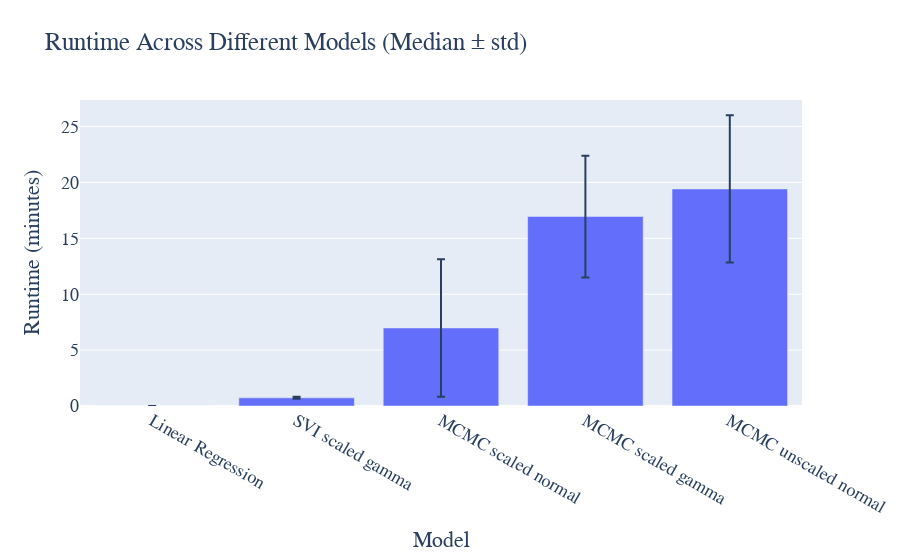

This figure's notebook cell:
### Code cell
import plotly.graph_objects as go
models = grouped_runtime_df['model']

fig = go.Figure(data=[
    go.Bar(x=models, 
           y=np.round(grouped_runtime_df['value']['median']/60.0, 2), 
           error_y={"array":np.round(grouped_runtime_df['value']['std']/60.0, 2)})
])
# Change the bar mode
fig.update_layout(barmode='group', 
                  title_text="Runtime Across Different Models (Median ± std)",#'Runtime Comparison across Different Models',
                  xaxis_title="Model",
                  yaxis_title="Runtime (minutes)",
                  font=dict(
                      family="Courier New, monospace",
                      size=18)
                 )
fig.write_html('images/runtimes.html')
fig.write_image("images/runtimes.png", engine="kaleido", width=1000, scale=2)
fig.show()

### Figure 1 — Plotly figure (JSON) as saved in the notebook; plotly's stock layout.template omitted (floating-point values rounded to 4 significant figures)
{"data": [{"error_y": {"array": [0, 0.09, 6.15, 5.45, 6.59]}, "type": "bar", "x": ["Linear Regression", "SVI scaled gamma", "MCMC scaled normal", "MCMC scaled gamma", "MCMC unscaled normal"], "y": [0, 0.73, 6.98, 16.95, 19.42]}], "layout": {"barmode": "group", "font": {"family": "Courier New, monospace", "size": 18}, "title": {"text": "Runtime Across Different Models (Median ± std)"}, "xaxis": {"title": {"text": "Model"}}, "yaxis": {"title": {"text": "Runtime (minutes)"}}}}
